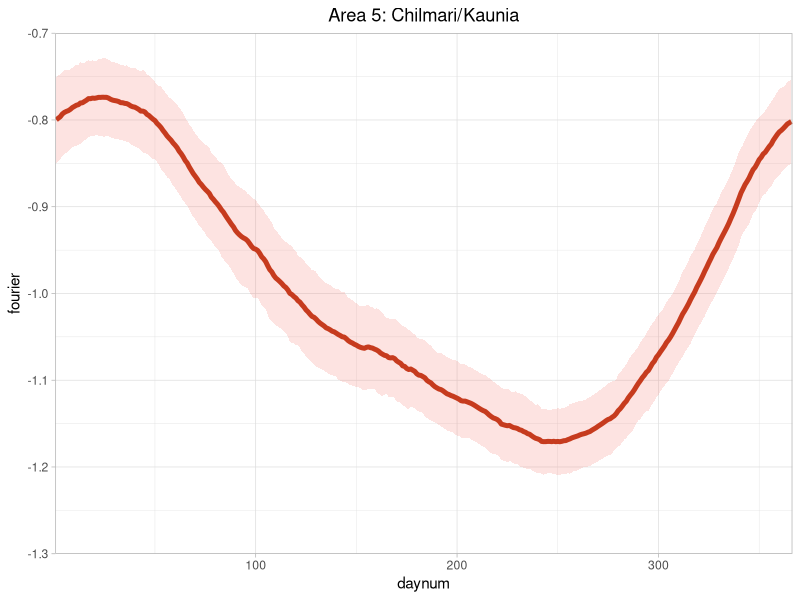
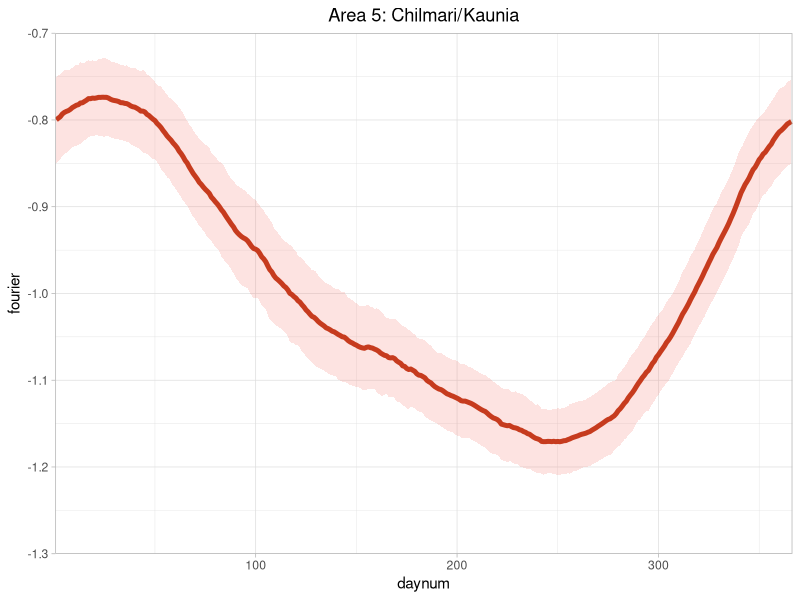

Reproduce these figures in R, in order.
## ---- chunk 1
knitr::opts_chunk$set(echo = TRUE)
## ---- chunk 2
library(tidyverse)
library(readxl)
## ---- chunk 3
seasonal = read_excel('./data/seasonal_data_tidy.xlsx')

seasonal
## ---- chunk 4
index_5 = seasonal$surv_area == 5

area5_plot =
seasonal[index_5,] %>% 
  ggplot(aes(x = daynum, y = fourier)) +
  geom_line(size = 1.7, color = "#BA2D0B", show.legend = FALSE) +
  geom_ribbon(aes(ymin = lower, ymax = upper, fill = "#BA2D0B"), alpha = 0.2, show.legend = FALSE) + # adding confidence limits
  
  ggtitle('Area 5: Chilmari/Kaunia') + 
  theme_light() +
  theme(plot.title = element_text(hjust = 0.5)) + # centering title - put in code after main theme
  
  # this code sets the axis bounds and removes unnecessary space around plot
  scale_x_continuous(limits = c(0.5, 366.5), expand = c(0, 0)) +
  scale_y_continuous(limits = c(-1.3, -0.7), expand = c(0, 0)) 

area5_plot

ggsave("area5_seasonal.pdf",
       area5_plot,
       width = 6,
       height = 4)
